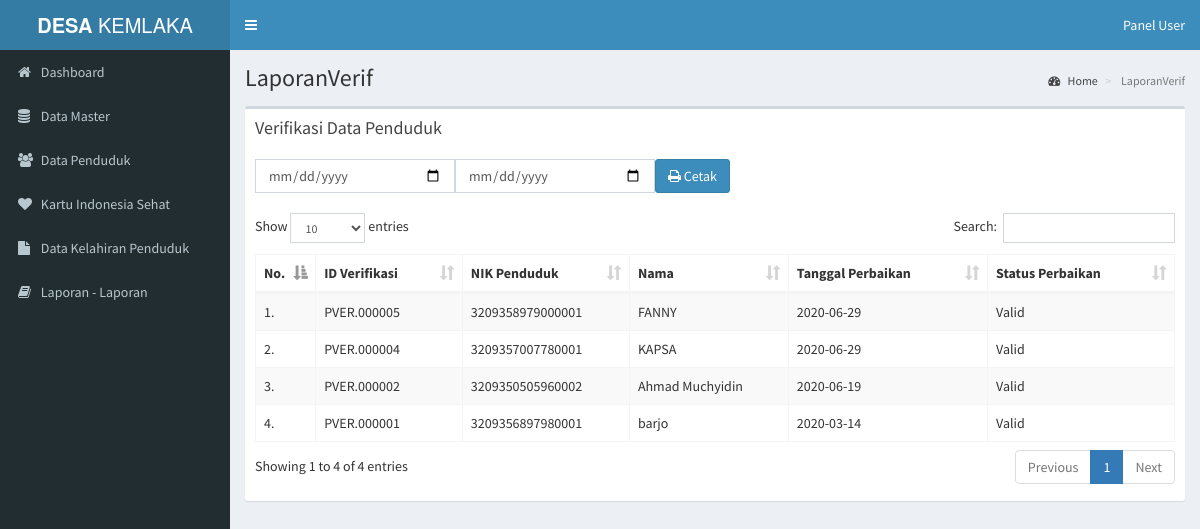
Page /pages/media.php?module=LaporanVerif (signed in) on the committed database.
### tables this page shows
CREATE TABLE `penduduk_update` (
  `id_update` varchar(11) NOT NULL,
  `id_penduduk` varchar(11) NOT NULL,
  `nik` varchar(16) NOT NULL,
  `no_kk` varchar(16) NOT NULL,
  `nama` varchar(50) NOT NULL,
  `tgl_lahir` date NOT NULL,
  `tmp_lahir` varchar(30) NOT NULL,
  `jenis_kelamin` varchar(20) NOT NULL,
  `gol_darah` varchar(2) NOT NULL,
  `id_agama` varchar(11) NOT NULL,
  `id_pekerjaan` varchar(11) NOT NULL,
  `id_pendidikan` varchar(11) NOT NULL,
  `id_rt` varchar(11) NOT NULL,
  `status_nikah` varchar(20) NOT NULL,
  `status_tinggal` varchar(20) NOT NULL,
  `tgl_perbaikan` date NOT NULL,
  `status_perbaikan` varchar(15) NOT NULL,
  `puskesos` varchar(11) NOT NULL,
  `validator` varchar(11) DEFAULT NULL,
  `keterangan` varchar(100) DEFAULT NULL
);

### pages/modul/mod_laporan/lap_verif.php (the view, shortened to what this page needs)
<?php
 if (empty($_SESSION['username']) AND empty($_SESSION['passuser'])){
  echo "<link href='style.css' rel='stylesheet' type='text/css'>
 <center>Untuk mengakses modul, Anda harus login <br>";
  echo "<a href=../../index.php><b>LOGIN</b></a></center>";
}
else{
switch($_GET[act]){
  default:
echo "
<div class='box'>
<div class='box-header'>
  <h3 class='box-title'>Verifikasi Data Penduduk</h3> <br> <br>
  <form class='form-horizontal' action='modul/mod_laporan/cetaklap_verif.php' target='_blank' method='post'>
      <fieldset>
        <div class='control-group'>
          <div class='controls'>
            <div class='input-prepend input-group'>
              <input type='date' style='width: 200px' name='dari'  class='form-control' title='Dari tanggal' required/>
              <input type='date' style='width: 200px' name='sampai'  class='form-control' title='Sampai tanggal' required/>
              <button class='btn btn-primary' type='submit'><i class='fa fa-print'></i> Cetak</button>
            </div>
          </div>
        </div>
      </fieldset>
    </form>
</div>
<div class='box-body'>
  <table id='example1' class='table table-bordered table-striped'>
    <thead>
    <tr>
      <th>No.</th>
      <th>ID Verifikasi</th>
      <th>NIK Penduduk</th>
      <th>Nama</th>
      <th>Tanggal Perbaikan</th>
      <th>Status Perbaikan</th>
    </tr>
    </thead>
    <tbody>";
    $tampil = mysql_query("SELECT * FROM `penduduk_update` WHERE status_perbaikan='Valid' ORDER BY id_update DESC");
    $no = 1;
    while($r=mysql_fetch_array($tampil)){
    echo"
    <tr>
      <td width='5%'>$no.</td>
      <td>$r[id_update]</td>
      <td>$r[nik]</td>
      <td>$r[nama]</td>
      <td>$r[tgl_perbaikan]</td>
      <td>$r[status_perbaikan]</td>
    </tr>";
    $no++;
    }
    echo"
    </tbody>
  </table>
</div>
</div>
";
}
}
?>

### rows in the picture
penduduk_update: id_update "PVER.000005", nik "3209358979000001", nama "FANNY", tgl_perbaikan "2020-06-29", status_perbaikan "Valid"
penduduk_update: id_update "PVER.000004", nik "3209357007780001", nama "KAPSA", tgl_perbaikan "2020-06-29", status_perbaikan "Valid"
penduduk_update: id_update "PVER.000002", nik "3209350505960002", nama "Ahmad Muchyidin", tgl_perbaikan "2020-06-19", status_perbaikan "Valid"
penduduk_update: id_update "PVER.000001", nik "3209356897980001", nama "barjo", tgl_perbaikan "2020-03-14", status_perbaikan "Valid"

### other values in the picture
$_GET[module] "LaporanVerif"
